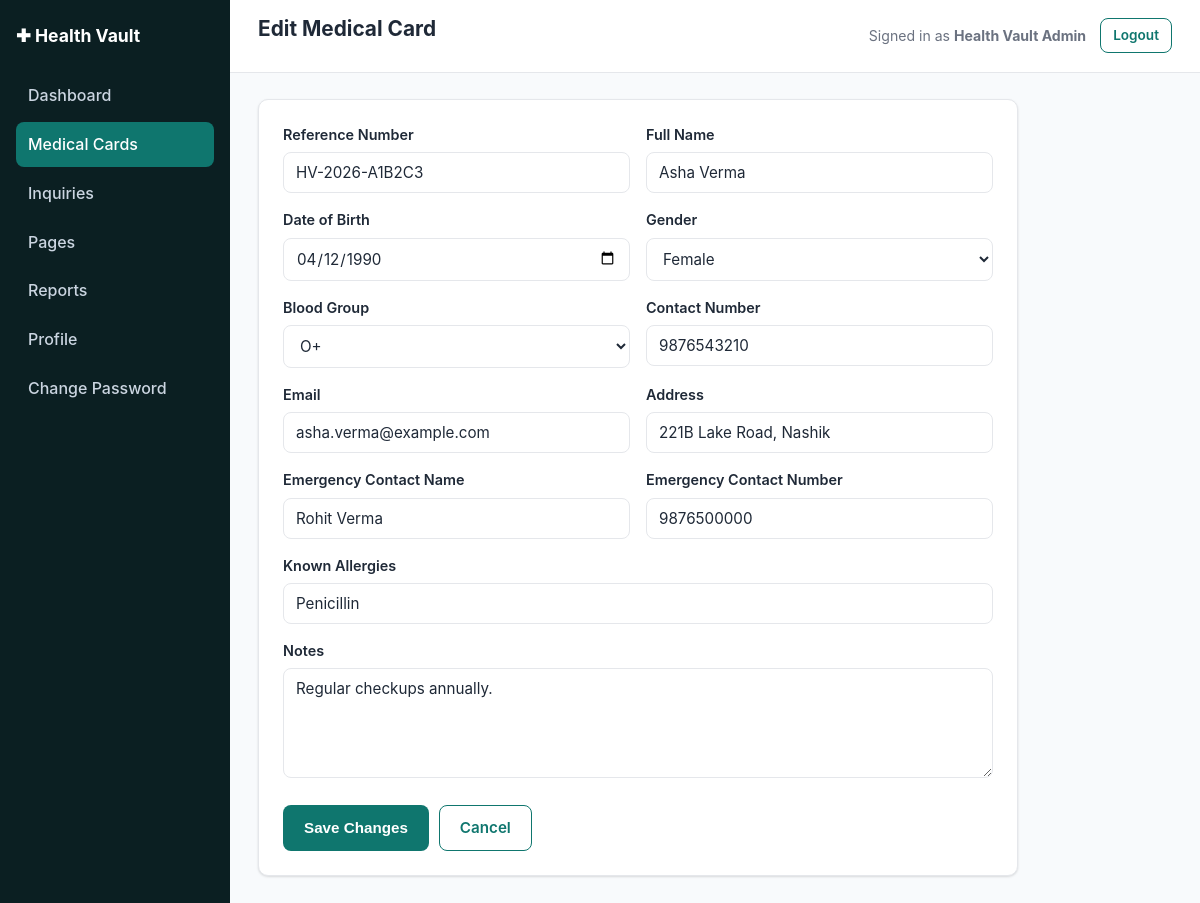
/admin/medical-cards/edit.php?id=1 (signed in), run on the app's committed database.
### tables this page shows
CREATE TABLE IF NOT EXISTS medical_cards (
    id               INT UNSIGNED AUTO_INCREMENT PRIMARY KEY,
    reference_number VARCHAR(40)  NOT NULL,
    full_name        VARCHAR(150) NOT NULL,
    date_of_birth    DATE         DEFAULT NULL,
    gender           VARCHAR(20)  DEFAULT NULL,
    blood_group      VARCHAR(10)  DEFAULT NULL,
    contact_number   VARCHAR(30)  NOT NULL,
    email            VARCHAR(190) NOT NULL,
    address          VARCHAR(255) DEFAULT NULL,
    emergency_contact_name   VARCHAR(150) DEFAULT NULL,
    emergency_contact_number VARCHAR(30)  DEFAULT NULL,
    known_allergies  VARCHAR(255) DEFAULT NULL,
    notes            TEXT         DEFAULT NULL,
    created_at       DATETIME NOT NULL DEFAULT CURRENT_TIMESTAMP,
    updated_at       DATETIME NOT NULL DEFAULT CURRENT_TIMESTAMP ON UPDATE CURRENT_TIMESTAMP,
    UNIQUE KEY uq_medical_cards_reference (reference_number),
    KEY idx_medical_cards_created_at (created_at)
);

### includes/functions.php (called while the page is built, shortened)
<?php
require_once __DIR__ . '/db.php';
function site_base_url(): string
{
    $script = str_replace('\\', '/', $_SERVER['SCRIPT_NAME'] ?? '');
    if (($pos = strpos($script, '/admin/')) !== false) {
        return substr($script, 0, $pos);
    }
    $dir = dirname($script);
    return ($dir === '/' || $dir === '\\') ? '' : rtrim($dir, '/');
}
function admin_base_url(): string
{
    return site_base_url() . '/admin';
}
function h(?string $value): string
{
    return htmlspecialchars($value ?? '', ENT_QUOTES, 'UTF-8');
}

### includes/db.php (called while the page is built, shortened)
<?php
function get_db(): PDO
{
    static $pdo = null;
    if ($pdo !== null) {
        return $pdo;
    }
    $dsn = 'mysql:host=' . DB_HOST . ';dbname=' . DB_NAME . ';charset=' . DB_CHARSET;
    try {
        $pdo = new PDO($dsn, DB_USER, DB_PASS, [
            PDO::ATTR_ERRMODE            => PDO::ERRMODE_EXCEPTION,
            PDO::ATTR_DEFAULT_FETCH_MODE => PDO::FETCH_ASSOC,
            PDO::ATTR_EMULATE_PREPARES   => false,
        ]);
    } catch (PDOException $e) {
        error_log('Health Vault DB connection failed: ' . $e->getMessage());
        http_response_code(500);
        if (APP_DEBUG) {
            die('Database connection failed: ' . htmlspecialchars($e->getMessage()));
        }
        die('A system error occurred. Please try again later.');
    }
    return $pdo;
}

### includes/auth.php (called while the page is built, shortened)
<?php
require_once __DIR__ . '/functions.php';
function current_admin(): ?array
{
    $stmt = get_db()->prepare('SELECT id, name, email, mobile_number, created_at, updated_at FROM admins WHERE id = :id LIMIT 1');
    $stmt->execute(['id' => $_SESSION['admin_id']]);
    $admin = $stmt->fetch();
    return $admin ?: null;
}

### admin/medical-cards/edit.php (the view, shortened to what this page needs)
<?php
require_once __DIR__ . '/../../includes/functions.php';
require_once __DIR__ . '/../../includes/auth.php';
$db = get_db();
$id = (int) ($_GET['id'] ?? $_POST['id'] ?? 0);
$stmt = $db->prepare('SELECT * FROM medical_cards WHERE id = :id LIMIT 1');
$stmt->execute(['id' => $id]);
$card = $stmt->fetch();
$old = [
    'reference_number' => $card['reference_number'],
    'full_name' => $card['full_name'],
    'date_of_birth' => $card['date_of_birth'] ?? '',
    'gender' => $card['gender'] ?? '',
    'blood_group' => $card['blood_group'] ?? '',
    'contact_number' => $card['contact_number'],
    'email' => $card['email'],
    'address' => $card['address'] ?? '',
    'emergency_contact_name' => $card['emergency_contact_name'] ?? '',
    'emergency_contact_number' => $card['emergency_contact_number'] ?? '',
    'known_allergies' => $card['known_allergies'] ?? '',
    'notes' => $card['notes'] ?? '',
];
$pageTitle = 'Edit Medical Card';
include __DIR__ . '/../../includes/admin-header.php';
?>
<div class="panel" style="max-width:760px;">
  <form method="post" action="?id=<?= (int) $id ?>" novalidate>
    <div class="form-row">
      <div class="form-group">
        <label for="reference_number">Reference Number</label>
        <input type="text" id="reference_number" name="reference_number" value="<?= h($old['reference_number']) ?>">
      </div>
      <div class="form-group">
        <label for="full_name">Full Name</label>
        <input type="text" id="full_name" name="full_name" value="<?= h($old['full_name']) ?>">
      </div>
    </div>
    <div class="form-row">
      <div class="form-group">
        <label for="date_of_birth">Date of Birth</label>
        <input type="date" id="date_of_birth" name="date_of_birth" value="<?= h($old['date_of_birth']) ?>">
      </div>
      <div class="form-group">
        <label for="gender">Gender</label>
        <select id="gender" name="gender">
          <?php foreach (['Male', 'Female', 'Other'] as $g): ?>
            <option value="<?= h($g) ?>" <?= $old['gender'] === $g ? 'selected' : '' ?>><?= h($g) ?></option>
          <?php endforeach; ?>
        </select>
      </div>
    </div>
    <div class="form-row">
      <div class="form-group">
        <label for="blood_group">Blood Group</label>
        <select id="blood_group" name="blood_group">
          <?php foreach (['O+','O-','A+','A-','B+','B-','AB+','AB-'] as $bg): ?>
            <option value="<?= h($bg) ?>" <?= $old['blood_group'] === $bg ? 'selected' : '' ?>><?= h($bg) ?></option>
          <?php endforeach; ?>
        </select>
      </div>
      <div class="form-group">
        <label for="contact_number">Contact Number</label>
        <input type="tel" id="contact_number" name="contact_number" value="<?= h($old['contact_number']) ?>">
      </div>
    </div>
    <div class="form-row">
      <div class="form-group">
        <label for="email">Email</label>
        <input type="email" id="email" name="email" value="<?= h($old['email']) ?>">
      </div>
      <div class="form-group">
        <label for="address">Address</label>
        <input type="text" id="address" name="address" value="<?= h($old['address']) ?>">
      </div>
    </div>
    <div class="form-row">
      <div class="form-group">
        <label for="emergency_contact_name">Emergency Contact Name</label>
        <input type="text" id="emergency_contact_name" name="emergency_contact_name" value="<?= h($old['emergency_contact_name']) ?>">
      </div>
      <div class="form-group">
        <label for="emergency_contact_number">Emergency Contact Number</label>
        <input type="tel" id="emergency_contact_number" name="emergency_contact_number" value="<?= h($old['emergency_contact_number']) ?>">
      </div>
    </div>
    <div class="form-group">
      <label for="known_allergies">Known Allergies</label>
      <input type="text" id="known_allergies" name="known_allergies" value="<?= h($old['known_allergies']) ?>">
    </div>
    <div class="form-group">
      <label for="notes">Notes</label>
      <textarea id="notes" name="notes"><?= h($old['notes']) ?></textarea>
    </div>
    <div class="form-actions">
      <button type="submit" class="btn">Save Changes</button>
      <a class="btn btn-outline" href="view.php?id=<?= (int) $id ?>">Cancel</a>
    </div>
  </form>
</div>
<?php include __DIR__ . '/../../includes/admin-footer.php'; ?>

### includes/admin-header.php (shortened to what this page needs)
<?php
$siteBase  = site_base_url();
$admin     = current_admin();
?><!DOCTYPE html>
<html lang="en">
<head>
<link rel="stylesheet" href="<?= h($siteBase) ?>/assets/css/style.css">
</head>
<body class="admin-body">
<div class="admin-layout">
<?php include __DIR__ . '/admin-sidebar.php'; ?>
  <div class="admin-content">
    <header class="admin-topbar">
      <h1><?= h($pageTitle ?? 'Admin') ?></h1>
      <div class="admin-topbar-user">
        <span>Signed in as <strong><?= h($admin['name'] ?? '') ?></strong></span>
        <a href="<?= h($adminBase) ?>/logout.php" class="btn btn-sm btn-outline">Logout</a>
      </div>
    </header>
    <div class="admin-body-inner">

### assets/css/style.css (style rules this page uses)
:root { --color-primary: #0f766e; --color-primary-dark: #0b544e; --color-primary-light: #ccfbf1; --color-accent: #2563eb; --color-danger: #dc2626; --color-danger-light: #fee2e2; --color-success: #16a34a; --color-success-light: #dcfce7; --color-warning: #d97706; --color-warning-light: #fef3c7; --color-text: #1f2937; --color-muted: #6b7280; --color-border: #e5e7eb; --color-bg: #f8fafc; --color-surface: #ffffff; --radius: 10px; --shadow: 0 1px 3px rgba(0,0,0,0.08), 0 1px 2px rgba(0,0,0,0.06); --font: -apple-system, BlinkMacSystemFont, "Segoe UI", Roboto, Helvetica, Arial, sans-serif; }
* { box-sizing: border-box; }
body { margin: 0; font-family: var(--font); color: var(--color-text); background: var(--color-bg); line-height: 1.55; }
a { color: var(--color-primary); text-decoration: none; }
h1, h2, h3, h4 { line-height: 1.25; margin-top: 0; }
.btn { display: inline-block; padding: 10px 20px; border-radius: 8px; font-weight: 600; border: 1px solid transparent; cursor: pointer; font-size: 0.95rem; background: var(--color-primary); color: #fff; text-decoration: none; }
.btn-outline { background: transparent; color: var(--color-primary); border-color: var(--color-primary); }
.btn-sm { padding: 6px 12px; font-size: 0.85rem; }
.panel { background: var(--color-surface); border: 1px solid var(--color-border); border-radius: var(--radius); padding: 24px; box-shadow: var(--shadow); margin-bottom: 24px; }
.form-group { margin-bottom: 16px; }
label { display: block; font-weight: 600; margin-bottom: 6px; font-size: 0.9rem; }
input[type=text], input[type=email], input[type=password], input[type=tel], input[type=date], input[type=search], textarea, select { width: 100%; padding: 10px 12px; border: 1px solid var(--color-border); border-radius: 8px; font-size: 0.95rem; font-family: inherit; background: #fff; color: var(--color-text); }
textarea { min-height: 110px; resize: vertical; }
.form-row { display: grid; grid-template-columns: 1fr 1fr; gap: 16px; }
.form-actions { margin-top: 20px; display: flex; gap: 10px; }
.admin-body { background: var(--color-bg); }
.admin-layout { display: flex; min-height: 100vh; }
.admin-content { flex: 1; min-width: 0; }
.admin-topbar { background: var(--color-surface); border-bottom: 1px solid var(--color-border); padding: 16px 28px; display: flex; align-items: center; justify-content: space-between; }
.admin-topbar h1 { font-size: 1.3rem; }
.admin-topbar-user { display: flex; align-items: center; gap: 14px; font-size: 0.88rem; color: var(--color-muted); }
.admin-body-inner { padding: 26px 28px; }

### data on the page
medical_cards: reference_number "HV-2026-A1B2C3", full_name "Asha Verma", date_of_birth "04/12/1990", contact_number "9876543210", email "asha.verma@example.com", address "221B Lake Road, Nashik", emergency_contact_name "Rohit Verma", emergency_contact_number "9876500000", known_allergies "Penicillin", notes "Regular checkups annually."

### other printed values
APP_NAME "Health Vault"
$pageTitle "Edit Medical Card"
$admin['name'] "Health Vault Admin"
form field gender "Female"
form field blood_group "O+"
